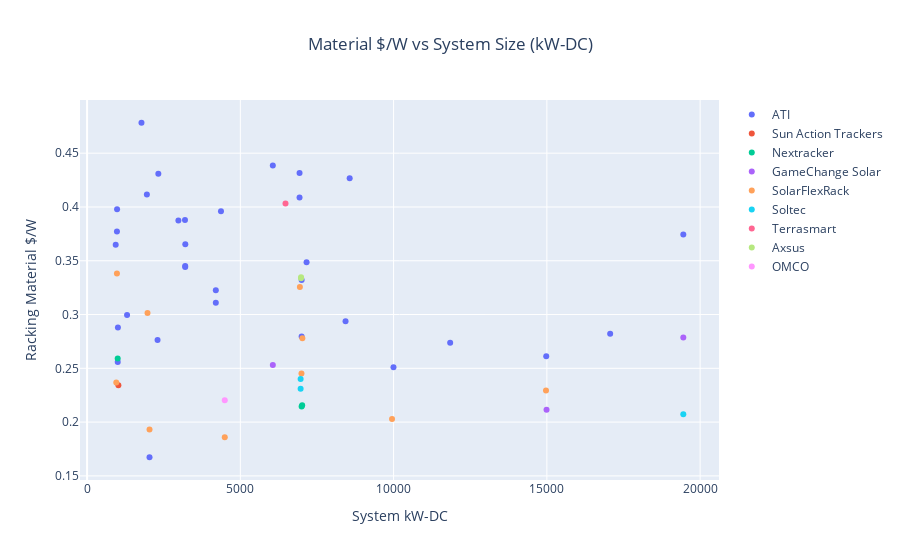

Source (notebook cell):
### Code cell
import pandas as pd
import plotly.express as px
import plotly.graph_objects as go
import numpy as np

input_df = pd.read_csv(r"C:\Users\pliang\Documents\Personal\Tracker Analysis\Tracker Quotes 2018-2021 v2.csv", 
                       encoding = "utf8", thousands = ",")
#convert string to date-time format to enable date related analysis
input_df["Date"] = pd.to_datetime(input_df["Date"]).dt.strftime("%m-%d-%Y")
convert_dict = {"System Size (kW)": float}
input_df = input_df.astype(convert_dict)
fig = go.Figure()
for vendor in input_df["Manufacturer"].unique():
    print(input_df[input_df["Manufacturer"] == vendor]["System Size (kW)"])
    fig.add_trace(go.Scatter(x = input_df[input_df["Manufacturer"] == vendor]["System Size (kW)"],
                             y = input_df[input_df["Manufacturer"] == vendor]["Adjusted Material $/W"],
                             name = vendor,
                             mode = "markers",
                             customdata = np.stack((input_df[input_df["Manufacturer"] == vendor]["Date"],
                                           input_df[input_df["Manufacturer"] == vendor]["Project"]), axis = -1),
                             hovertemplate = '<b> %{customdata[1]} </b>' +\
                             '<br>%{customdata[0]}<br>' +\
                             '<br>%{x:.2f} kW' +\
                             '<br>$%{y:.3f} / W'
                            )
                 )

buttons = []
for item in df["Coast"].unique():
    buttons.append(dict(method = "restyle",
                        label = item,
                        visible = True,
                        args = []))
fig.update_layout(title = "Material $/W vs System Size (kW-DC)",
                  title_x = 0.5,
                  xaxis_tickformat = "digits",
                  xaxis_title = "System kW-DC",
                  yaxis_title = "Racking Material $/W")
fig.show()

### Figure 1 — Plotly figure (JSON) as saved in the notebook; plotly's stock layout.template omitted (floating-point values rounded to 4 significant figures)
{"data": [{"customdata": [["12-28-2018", "Sealed Air Madera"], ["12-09-2019", "Forefront Burch"], ["11-29-2018", "Sealed Air Madera"], ["11-21-2019", "Forefront Morris"], ["11-21-2019", "Forefront Unitas"], ["11-21-2019", "Forefront Foxhall"], ["11-14-2019", "Forefront PR97"], ["11-14-2019", "Forefront GA25"], ["11-14-2019", "Forefront GA29"], ["11-14-2019", "Forefront PR24"], ["11-13-2018", "Sysco"], ["09-13-2019", "Forefront - Oxford, ME"], ["08-24-2020", "Leprino - Lemoore, CA"], ["07-30-2020", "Berry Petroleum"], ["07-17-2020", "Nautilus - Norwich, NY"], ["07-15-2020", "Nautilus Quarry - North Berwick, ME"], ["07-14-2020", "SRE - Upperco, MD"], ["07-10-2020", "SRE - Brandywine, MD"], ["07-07-2020", "AES Geer Rd - Hudson Falls, NY"], ["04-13-2020", "Cargill - Fresno, CA"], ["04-12-2019", "Kraft Heinz"], ["03-26-2020", "Nautilus Borrego - 2668 Redman, NY"], ["01-29-2019", "Albertsons/Safeway Tracey CA"], ["01-22-2019", "Vitro Glass"], ["01-20-2021", "(A) Goodman - Waller, TX"], ["01-17-2019", "Lockheed Martin CO"], ["01-05-2021", "Novis - Union Springs, NY"], ["01-20-2021", "(B) Goodman - Waller, TX"], ["03-31-2021", "Nautilus Quarry - North Berwick, ME"], ["07-15-2020", "Nautilus Crooked River - Naples, ME"], ["04-20-2021", "Nautilus Crooked River - Naples, ME"], ["07-16-2021", "TKI - Hanford, CA"]], "hovertemplate": "<b> %{customdata[1]} </b><br>%{customdata[0]}<br><br>%{x:.2f} kW<br>$%{y:.3f} / W", "mode": "markers", "name": "ATI", "type": "scatter", "x": [4200, 2979.0, 4200, 933.7, 2325.0, 4368.0, 3194.0, 3201.0, 3201.0, 3204.0, 1006.0, 1774.0, 8432.0, 7161, 6060, 6931.0, 1951.0, 974.2, 19451, 978.8, 17060.0, 8567.0, 2299.0, 11850.0, 9996, 1304.0, 14980.0, 999.6, 7000.0, 6931.0, 7000.0, 2037], "y": [0.311, 0.3873, 0.3225, 0.365, 0.4308, 0.3959, 0.3878, 0.3442, 0.3452, 0.3654, 0.288, 0.4783, 0.2938, 0.3486, 0.4386, 0.4089, 0.4115, 0.3773, 0.3745, 0.3979, 0.2822, 0.4268, 0.2764, 0.2739, 0.2509, 0.2995, 0.2613, 0.2558, 0.3321, 0.4315, 0.2795, 0.1673]}, {"customdata": [["09-28-2018", "Sysco"]], "hovertemplate": "<b> %{customdata[1]} </b><br>%{customdata[0]}<br><br>%{x:.2f} kW<br>$%{y:.3f} / W", "mode": "markers", "name": "Sun Action Trackers", "type": "scatter", "x": [1021.0], "y": [0.2343]}, {"customdata": [["09-18-2018", "Sysco"], ["04-15-2021", "Nautilus Crooked River - Naples, ME"], ["04-15-2021", "Nautilus Quarry - North Berwick, ME"]], "hovertemplate": "<b> %{customdata[1]} </b><br>%{customdata[0]}<br><br>%{x:.2f} kW<br>$%{y:.3f} / W", "mode": "markers", "name": "Nextracker", "type": "scatter", "x": [999, 7017.0, 7000.0], "y": [0.2591, 0.2158, 0.2145]}, {"customdata": [["07-17-2020", "Nautilus - Norwich, NY"], ["07-01-2020", "AES Geer Rd - Hudson Falls, NY"], ["02-18-2021", "Novis - Union Springs, NY"]], "hovertemplate": "<b> %{customdata[1]} </b><br>%{customdata[0]}<br><br>%{x:.2f} kW<br>$%{y:.3f} / W", "mode": "markers", "name": "GameChange Solar", "type": "scatter", "x": [6060, 19451, 14990.0], "y": [0.2532, 0.2786, 0.2115]}, {"customdata": [["07-14-2020", "SRE - Brandywine, MD"], ["07-14-2020", "SRE - Upperco, MD"], ["09-23-2020", "Nautilus Quarry - North Berwick, ME"], ["01-13-2021", "Novis - Union Springs, NY"], ["02-19-2021", "Hershey - Hershey, PA"], ["01-19-2021", "(A) Goodman - Waller, TX"], ["01-19-2021", "(B) Goodman - Waller, TX"], ["04-23-2021", "Nautilus Crooked River - Naples, ME"], ["04-23-2021", "Nautilus Quarry - North Berwick, ME"], ["07-16-2021", "TKI - Hanford, CA"]], "hovertemplate": "<b> %{customdata[1]} </b><br>%{customdata[0]}<br><br>%{x:.2f} kW<br>$%{y:.3f} / W", "mode": "markers", "name": "SolarFlexRack", "type": "scatter", "x": [974.2, 1972.0, 6943.0, 14970.0, 4492.0, 9949.0, 952.6, 7023.0, 6994.0, 2037], "y": [0.3382, 0.3014, 0.3255, 0.2294, 0.186, 0.203, 0.2369, 0.2779, 0.2451, 0.1932]}, {"customdata": [["06-30-2020", "AES Geer Rd - Hudson Falls, NY"], ["07-16-2020", "Nautilus Crooked River - Naples, ME"], ["07-16-2020", "Nautilus Quarry - North Berwick, ME"]], "hovertemplate": "<b> %{customdata[1]} </b><br>%{customdata[0]}<br><br>%{x:.2f} kW<br>$%{y:.3f} / W", "mode": "markers", "name": "Soltec", "type": "scatter", "x": [19451, 6966, 6966], "y": [0.2074, 0.24, 0.2311]}, {"customdata": [["04-01-2020", "Nautilus Borrego - 12963 Main Rd"]], "hovertemplate": "<b> %{customdata[1]} </b><br>%{customdata[0]}<br><br>%{x:.2f} kW<br>$%{y:.3f} / W", "mode": "markers", "name": "Terrasmart", "type": "scatter", "x": [6474.0], "y": [0.4031]}, {"customdata": [["04-13-2021", "Nautilus Crooked River - Naples, ME"], ["04-13-2021", "Nautilus Quarry - North Berwick, ME"]], "hovertemplate": "<b> %{customdata[1]} </b><br>%{customdata[0]}<br><br>%{x:.2f} kW<br>$%{y:.3f} / W", "mode": "markers", "name": "Axsus", "type": "scatter", "x": [6981.0, 6981.0], "y": [0.3338, 0.3348]}, {"customdata": [["02-26-2021", "Hershey - Hershey, PA"]], "hovertemplate": "<b> %{customdata[1]} </b><br>%{customdata[0]}<br><br>%{x:.2f} kW<br>$%{y:.3f} / W", "mode": "markers", "name": "OMCO", "type": "scatter", "x": [4492.0], "y": [0.2203]}], "layout": {"title": {"text": "Material $/W vs System Size (kW-DC)", "x": 0.5}, "xaxis": {"tickformat": "digits", "title": {"text": "System kW-DC"}}, "yaxis": {"title": {"text": "Racking Material $/W"}}}}
